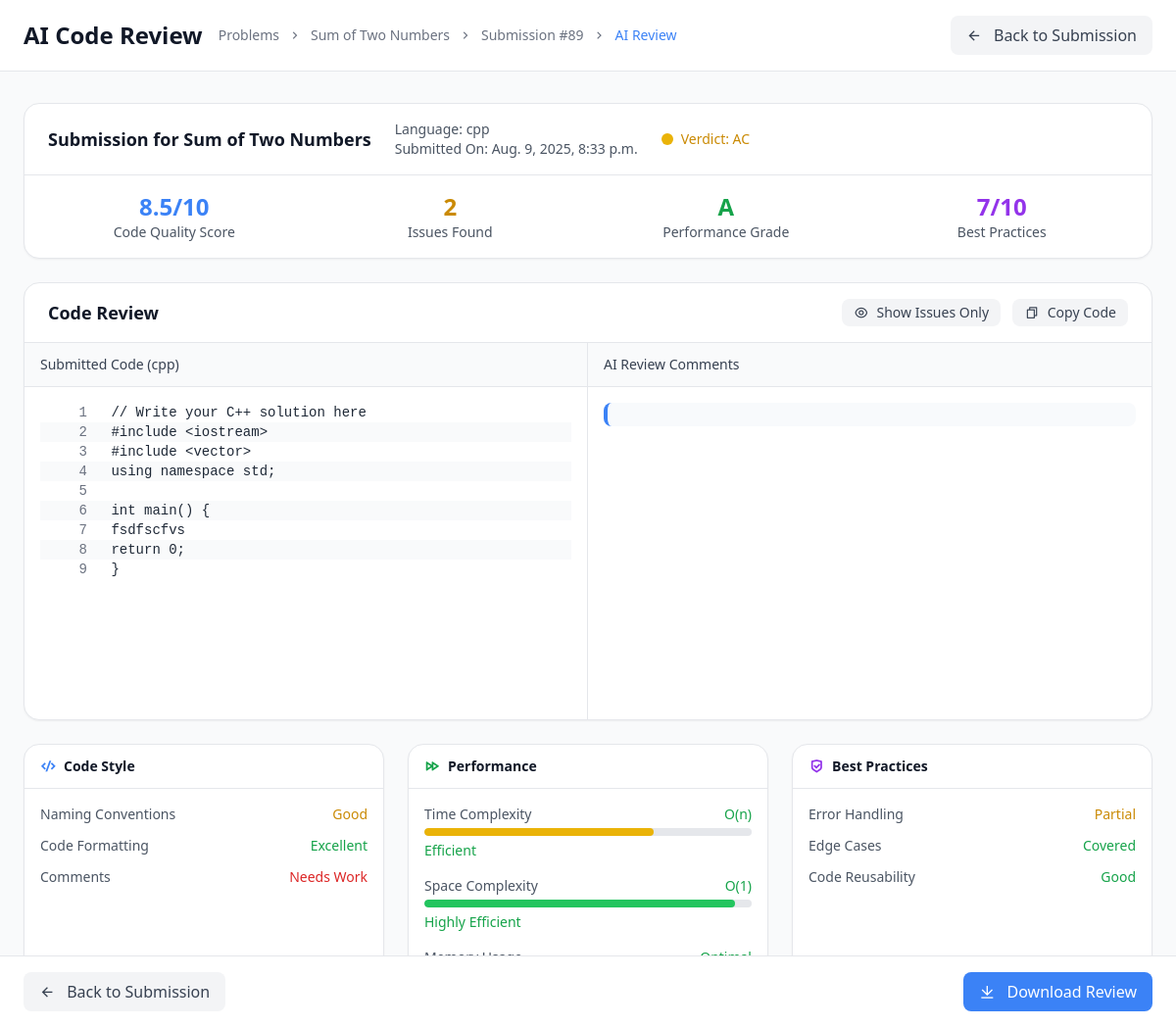
The page /compiler/problems/3/ai-review/ (signed in) on the database its author committed.
### compiler/models.py (models this page shows, shortened)
class Problem(models.Model):
    title = models.CharField(max_length=100)
    description = models.TextField()
    constraints = models.TextField()
    example_input = models.TextField()
    example_output = models.TextField()

class Codesubmission(models.Model):
    problem = models.ForeignKey(Problem,on_delete=models.CASCADE,null=True,blank=True)
    user = models.ForeignKey(User,on_delete=models.CASCADE,null=True,blank=True)
    language = models.CharField(max_length=100)
    code = models.TextField()
    input_data = models.TextField(null =True,blank=True)
    output_data = models.TextField(null=True,blank=True)
    timestamp = models.DateTimeField(auto_now_add=True)
    VERDICT_CHOICES = [
        ('AC', 'Accepted'),
        ('WA', 'Wrong Answer'),
        ('RE', 'Runtime Error'),
        ('TLE', 'Time Limit Exceeded'),
        ('CE', 'Compilation Error'),
    ]
    verdict= models.CharField(max_length=3,choices=VERDICT_CHOICES,default='WA')
    error = models.TextField(blank=True)

### compiler/views.py (the view, shortened to what this page needs)
# urls.py: path('problems/<int:problem_id>/ai-review/',ai_review,name='ai_review'),
@login_required
@csrf_exempt
def ai_review(request, problem_id):
    problem = get_object_or_404(Problem, id=problem_id)
    last_submission = Codesubmission.objects.filter(
        user=request.user,
        problem=problem
    ).order_by('-timestamp').first()
    if not last_submission:
        return HttpResponse("No previous Submission Found")
    model = genai.GenerativeModel('gemini-1.5-flash')
    prompt = f"""
    Please review this coding problem solution and provide constructive feedback in 3-5 bullet points.
    Format your response with clear bullet points using '-' prefix for each point.

    Problem Description:
    {problem.description}

    User's Solution (in {last_submission.language}):
    {last_submission.code}

    Error (if any):
    {last_submission.error if last_submission.error else 'No errors reported'}

    Please structure your feedback to cover:
    - Code quality assessment
    - Potential improvements
    - Alternative approaches
    - Performance considerations (including time and space complexity analysis)

    Keep each bullet point concise and focused.
    """
    response = model.generate_content(prompt)
    feedback_text = response.text.strip()
    bullet_points = []
    lines = feedback_text.split('\n')
    if not bullet_points:
        bullet_points = [feedback_text]
    time_complexity = "O(n)"
    space_complexity = "O(1)"
    performance_grade = "A"
    for point in bullet_points:
        lower_point = point.lower()
    context = {
        "last_submission": last_submission,
        "problem": problem,
        "feedback_text": feedback_text,
        "bullet_points": bullet_points,
        "time_complexity": time_complexity,
        "space_complexity": space_complexity,
        "performance_grade": performance_grade,
        "quality_score": "8.5/10",
        "issues_found": "2",
        "best_practices_score": "7/10",
    }
    return render(request, 'ai_review.html', context)

### compiler/templates/ai_review.html (shortened to what this page needs)
<!DOCTYPE html>
<html lang="en">
  <head>
    <script src="https://cdn.tailwindcss.com/3.4.16"></script>
    <link
      href="https://cdnjs.cloudflare.com/ajax/libs/remixicon/4.6.0/remixicon.min.css"
      rel="stylesheet"
    />
  </head>
  <body class="bg-gray-50 min-h-screen">
    <header class="bg-white border-b border-gray-200 sticky top-0 z-50">
      <div class="px-6 py-4">
        <div class="flex items-center justify-between">
          <div class="flex items-center space-x-4">
            <h1 class="text-2xl font-bold text-gray-900">AI Code Review</h1>
            <nav class="flex items-center text-sm text-gray-500">
              <span>Problems</span>
              <div class="w-4 h-4 flex items-center justify-center mx-2">
                <i class="ri-arrow-right-s-line"></i>
              </div>
              <span>{{ problem.title }}</span>
              <div class="w-4 h-4 flex items-center justify-center mx-2">
                <i class="ri-arrow-right-s-line"></i>
              </div>
              <span>Submission #{{ last_submission.id }}</span>
              <div class="w-4 h-4 flex items-center justify-center mx-2">
                <i class="ri-arrow-right-s-line"></i>
              </div>
              <span class="text-primary">AI Review</span>
            </nav>
          </div>
          <button
            onclick="window.history.back()"
            class="px-4 py-2 bg-gray-100 text-gray-700 rounded-button hover:bg-gray-200 transition-colors whitespace-nowrap"
          >
            <div
              class="w-4 h-4 flex items-center justify-center mr-2 inline-flex"
            >
              <i class="ri-arrow-left-line"></i>
            </div>
            Back to Submission
          </button>
        </div>
      </div>
    </header>
    <main class="max-w-7xl mx-auto px-6 py-8">
      <div class="bg-white rounded-lg shadow-sm border border-gray-200 mb-6">
        <div class="px-6 py-4 border-b border-gray-200">
          <div class="flex items-center justify-between">
            <div class="flex items-center space-x-6">
              <div>
                <h2 class="text-lg font-semibold text-gray-900">
                  Submission for {{ problem.title }}
                </h2>
              </div>
              <div class="text-sm text-gray-600">
                <p>Language: <span class="font-medium">{{ last_submission.language }}</span></p>
                <p>Submitted On: <span class="font-medium">{{ last_submission.timestamp }}</span></p>
              </div>
              <div class="flex items-center space-x-2">
                {% with verdict=last_submission.verdict %}
                <div class="w-3 h-3
                  {% if verdict == 'Accepted' %}bg-green-500
                  {% elif verdict == 'Error' %}bg-red-500
                  {% else %}bg-yellow-500{% endif %}
                  rounded-full"></div>
                <span class="text-sm font-medium
                  {% if verdict == 'Accepted' %}text-green-600
                  {% elif verdict == 'Error' %}text-red-600
                  {% else %}text-yellow-600{% endif %}">
                  Verdict: {{ verdict }}
                </span>
                {% endwith %}
              </div>
            </div>
          </div>
        </div>
        <div class="px-6 py-4">
          <div class="grid grid-cols-4 gap-6">
            <div class="text-center">
              <div class="text-2xl font-bold text-primary">{{ quality_score }}</div>
              <div class="text-sm text-gray-600">Code Quality Score</div>
            </div>
            <div class="text-center">
              <div class="text-2xl font-bold text-yellow-600">{{ issues_found }}</div>
              <div class="text-sm text-gray-600">Issues Found</div>
            </div>
            <div class="text-center">
              <div class="text-2xl font-bold text-green-600">{{ performance_grade }}</div>
              <div class="text-sm text-gray-600">Performance Grade</div>
            </div>
            <div class="text-center">
              <div class="text-2xl font-bold text-purple-600">{{ best_practices_score }}</div>
              <div class="text-sm text-gray-600">Best Practices</div>
            </div>
          </div>
        </div>
      </div>
      <div class="bg-white rounded-lg shadow-sm border border-gray-200 mb-6">
        <div class="px-6 py-4 border-b border-gray-200">
          <div class="flex items-center justify-between">
            <h3 class="text-lg font-semibold text-gray-900">Code Review</h3>
            <div class="flex items-center space-x-3">
              <button
                id="toggleViewButton"
                class="px-3 py-1 text-sm bg-gray-100 text-gray-700 rounded-button hover:bg-gray-200 transition-colors whitespace-nowrap"
              >
                <div
                  class="w-4 h-4 flex items-center justify-center mr-1 inline-flex"
                >
                  <i class="ri-eye-line"></i>
                </div>
                Show Issues Only
              </button>
              <button
                id="copyCodeButton"
                class="px-3 py-1 text-sm bg-gray-100 text-gray-700 rounded-button hover:bg-gray-200 transition-colors whitespace-nowrap"
              >
                <div
                  class="w-4 h-4 flex items-center justify-center mr-1 inline-flex"
                >
                  <i class="ri-file-copy-line"></i>
                </div>
                Copy Code
              </button>
            </div>
          </div>
        </div>
        <div class="flex h-96">
          <div class="w-1/2 border-r border-gray-200">
            <div class="px-4 py-3 bg-gray-50 border-b border-gray-200">
              <h4 class="text-sm font-medium text-gray-700">Submitted Code ({{ last_submission.language|default:"Unknown" }})</h4>
            </div>
            <div class="p-4 overflow-auto h-full">
              {% if last_submission %}
                <div class="code-container font-mono text-sm">
                  {% for line in last_submission.code.splitlines %}
                    <div class="code-line text-gray-800 {% cycle 'bg-white' 'bg-gray-50' %}">
                      {{ line }}
                    </div>
                  {% endfor %}
                </div>
              {% else %}
                <div class="text-gray-500 italic">No submission found</div>
              {% endif %}
            </div>
          </div>
          <div class="w-1/2">
            <div class="px-4 py-3 bg-gray-50 border-b border-gray-200">
              <h4 class="text-sm font-medium text-gray-700">
                AI Review Comments
              </h4>
            </div>
            <div class="p-4 overflow-auto h-full">
              {% if bullet_points %}
                <div class="space-y-3">
                  {% for point in bullet_points %}
                    <div class="feedback-item">
                    </div>
                  {% endfor %}
                </div>
              {% elif response_text %}
                <div class="bg-gray-50 p-4 rounded-lg whitespace-pre-wrap text-sm">
                  {{ response_text }}
                </div>
              {% else %}
                <div class="text-gray-500 italic">No feedback available</div>
              {% endif %}
            </div>
          </div>
        </div>
      </div>
      <div class="grid grid-cols-1 md:grid-cols-3 gap-6">
        <div class="bg-white rounded-lg shadow-sm border border-gray-200">
          <div class="px-4 py-3 border-b border-gray-200">
            <h4 class="text-sm font-semibold text-gray-900 flex items-center">
              <div class="w-4 h-4 flex items-center justify-center mr-2">
                <i class="ri-code-s-slash-line text-primary"></i>
              </div>
              Code Style
            </h4>
          </div>
          <div class="p-4">
            <div class="space-y-3">
              <div class="flex items-center justify-between">
                <span class="text-sm text-gray-600">Naming Conventions</span>
                <span class="text-sm font-medium text-yellow-600">Good</span>
              </div>
              <div class="flex items-center justify-between">
                <span class="text-sm text-gray-600">Code Formatting</span>
                <span class="text-sm font-medium text-green-600"
                  >Excellent</span
                >
              </div>
              <div class="flex items-center justify-between">
                <span class="text-sm text-gray-600">Comments</span>
                <span class="text-sm font-medium text-red-600">Needs Work</span>
              </div>
            </div>
          </div>
        </div>
        <div class="bg-white rounded-lg shadow-sm border border-gray-200">
          <div class="px-4 py-3 border-b border-gray-200">
            <h4 class="text-sm font-semibold text-gray-900 flex items-center">
              <div class="w-4 h-4 flex items-center justify-center mr-2">
                <i class="ri-speed-line text-green-600"></i>
              </div>
              Performance
            </h4>
          </div>
          <div class="p-4">
            <div class="space-y-4">
              <div>
                <div class="flex items-center justify-between mb-1">
                  <span class="text-sm text-gray-600">Time Complexity</span>
                  <span class="text-sm font-medium text-green-600" id="time-complexity-value">{{ time_complexity }}</span>
                </div>
                <div class="complexity-bar">
                  <div class="complexity-fill bg-green-500" id="time-complexity-bar" style="width: 70%"></div>
                </div>
                <div class="complexity-label text-green-600" id="time-complexity-label">Efficient</div>
              </div>
              <div>
                <div class="flex items-center justify-between mb-1">
                  <span class="text-sm text-gray-600">Space Complexity</span>
                  <span class="text-sm font-medium text-green-600" id="space-complexity-value">{{ space_complexity }}</span>
                </div>
                <div class="complexity-bar">
                  <div class="complexity-fill bg-green-500" id="space-complexity-bar" style="width: 90%"></div>
                </div>
                <div class="complexity-label text-green-600" id="space-complexity-label">Optimal</div>
              </div>
              <div>
                <div class="flex items-center justify-between mb-1">
                  <span class="text-sm text-gray-600">Memory Usage</span>
                  <span class="text-sm font-medium text-green-600">Optimal</span>
                </div>
              </div>
            </div>
          </div>
        </div>
        <div class="bg-white rounded-lg shadow-sm border border-gray-200">
          <div class="px-4 py-3 border-b border-gray-200">
            <h4 class="text-sm font-semibold text-gray-900 flex items-center">
              <div class="w-4 h-4 flex items-center justify-center mr-2">
                <i class="ri-shield-check-line text-purple-600"></i>
              </div>
              Best Practices
            </h4>
          </div>
          <div class="p-4">
            <div class="space-y-3">
              <div class="flex items-center justify-between">
                <span class="text-sm text-gray-600">Error Handling</span>
                <span class="text-sm font-medium text-yellow-600">Partial</span>
              </div>
              <div class="flex items-center justify-between">
                <span class="text-sm text-gray-600">Edge Cases</span>
                <span class="text-sm font-medium text-green-600">Covered</span>
              </div>
              <div class="flex items-center justify-between">
                <span class="text-sm text-gray-600">Code Reusability</span>
                <span class="text-sm font-medium text-green-600">Good</span>
              </div>
            </div>
          </div>
        </div>
      </div>
    </main>
    <div
      class="fixed bottom-0 left-0 right-0 bg-white border-t border-gray-200 px-6 py-4"
    >
      <div class="max-w-7xl mx-auto flex items-center justify-between">
        <div class="flex items-center space-x-4">
          <button
            onclick="window.history.back()"
            class="px-4 py-2 bg-gray-100 text-gray-700 rounded-button hover:bg-gray-200 transition-colors whitespace-nowrap"
          >
            <div
              class="w-4 h-4 flex items-center justify-center mr-2 inline-flex"
            >
              <i class="ri-arrow-left-line"></i>
            </div>
            Back to Submission
          </button>
        </div>
        <div class="flex items-center space-x-3">
          <button
            class="px-4 py-2 bg-primary text-white rounded-button hover:bg-blue-600 transition-colors whitespace-nowrap"
          >
            <div
              class="w-4 h-4 flex items-center justify-center mr-2 inline-flex"
            >
              <i class="ri-download-line"></i>
            </div>
            Download Review
          </button>
        </div>
      </div>
    </div>
  </body>
</html>

### rows shown on the page
Problem: title "Sum of Two Numbers"
Codesubmission: id "89", language "cpp", timestamp "Aug. 9, 2025, 8:33 p.m.", verdict "AC"

### other values the page prints
{{ quality_score }} "8.5/10"
{{ issues_found }} "2"
{{ performance_grade }} "A"
{{ best_practices_score }} "7/10"
{{ line }} "// Write your C++ solution here" "#include <iostream>" "#include <vector>" "using namespace std;" "int main() {" "fsdfscfvs" "return 0;" "}"
